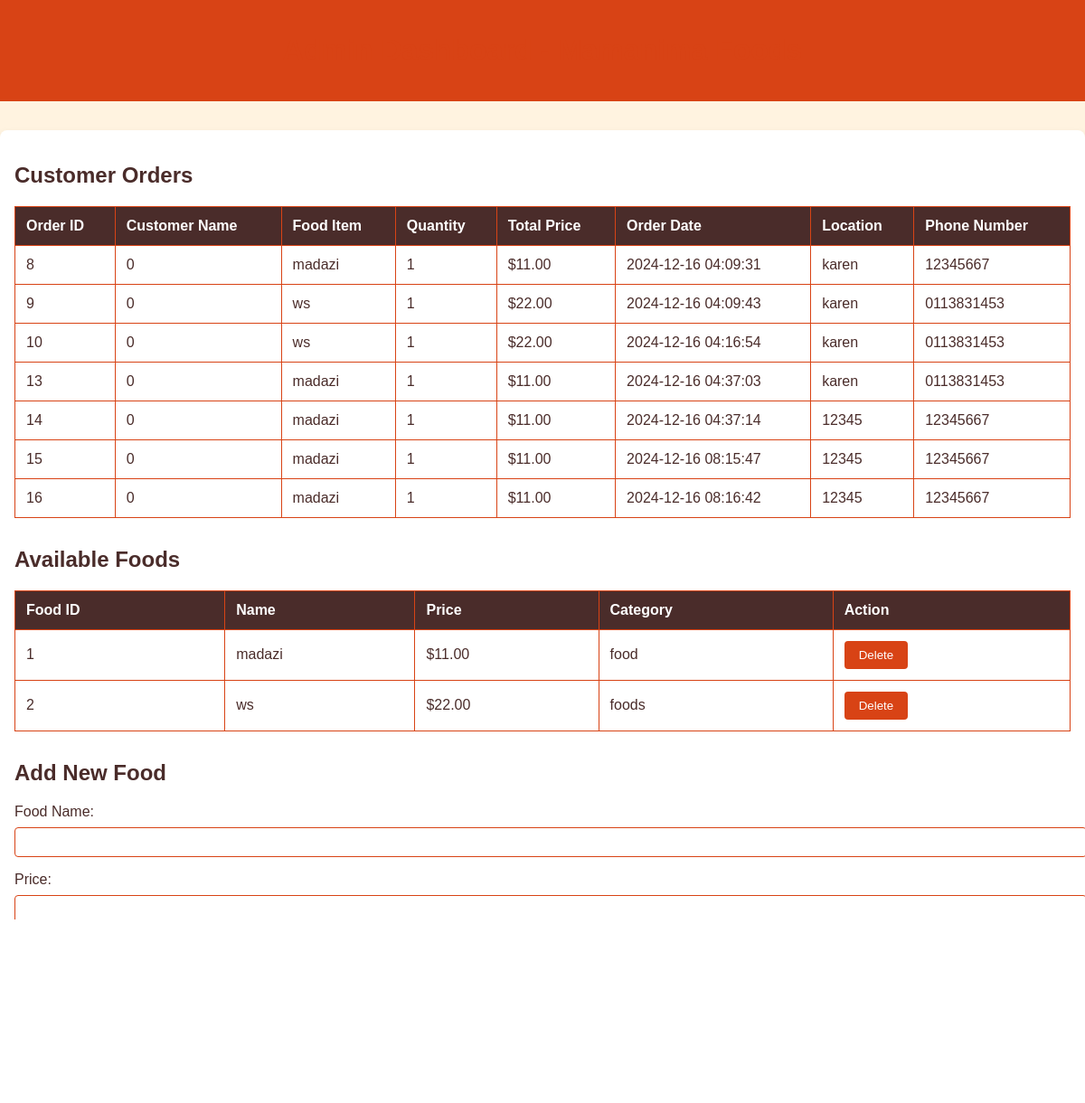
Page /adminn.php on the committed database.
### tables this page shows
CREATE TABLE `orders` (
  `order_id` int(11) NOT NULL,
  `user_id` int(11) NOT NULL,
  `food_item` varchar(255) NOT NULL,
  `quantity` int(11) NOT NULL,
  `total_price` decimal(10,2) NOT NULL,
  `customer_name` varchar(255) NOT NULL,
  `location` varchar(255) NOT NULL,
  `phone_number` varchar(15) NOT NULL,
  `order_date` timestamp NOT NULL DEFAULT current_timestamp()
);

CREATE TABLE `foods` (
  `id` int(11) NOT NULL,
  `name` varchar(255) NOT NULL,
  `price` decimal(10,2) NOT NULL,
  `category` varchar(255) DEFAULT NULL,
  `created_at` timestamp NOT NULL DEFAULT current_timestamp()
);

### adminn.php (the view, shortened to what this page needs)
<?php
include 'db_connect.php';
$sql_orders = "SELECT * FROM orders";
$result_orders = $conn->query($sql_orders);
$sql_foods = "SELECT * FROM foods";
$result_foods = $conn->query($sql_foods);
?>
<!DOCTYPE html>
<html lang="en">
<head>
</head>
<body>
    <header>
        <h1>Admin Dashboard - Mamanima Foods</h1>
    </header>
    <div class="container">
        <div class="section">
            <h2>Customer Orders</h2>
            <table>
                <thead>
                    <tr>
                        <th>Order ID</th>
                        <th>Customer Name</th>
                        <th>Food Item</th>
                        <th>Quantity</th>
                        <th>Total Price</th>
                        <th>Order Date</th>
                        <th>Location</th>
                        <th>Phone Number</th>
                    </tr>
                </thead>
                <tbody>
                    <?php
                    if ($result_orders->num_rows > 0) {
                        while ($row = $result_orders->fetch_assoc()) {
                            echo "<tr>
                                    <td>{$row['order_id']}</td>
                                    <td>{$row['customer_name']}</td>
                                    <td>{$row['food_item']}</td>
                                    <td>{$row['quantity']}</td>
                                    <td>$" . number_format($row['total_price'], 2) . "</td>
                                    <td>{$row['order_date']}</td>
                                    <td>{$row['location']}</td>
                                    <td>{$row['phone_number']}</td>
                                  </tr>";
                        }
                    } else {
                        echo "<tr><td colspan='8'>No orders yet.</td></tr>";
                    }
                    ?>
                </tbody>
            </table>
        </div>
        <div class="section">
            <h2>Available Foods</h2>
            <table>
                <thead>
                    <tr>
                        <th>Food ID</th>
                        <th>Name</th>
                        <th>Price</th>
                        <th>Category</th>
                        <th>Action</th>
                    </tr>
                </thead>
                <tbody>
                    <?php
                    if ($result_foods->num_rows > 0) {
                        while ($row = $result_foods->fetch_assoc()) {
                            echo "<tr>
                                    <td>{$row['id']}</td>
                                    <td>{$row['name']}</td>
                                    <td>$" . number_format($row['price'], 2) . "</td>
                                    <td>{$row['category']}</td>
                                    <td>
                                        <form action='delete_food.php' method='POST' style='display:inline;'>
                                            <input type='hidden' name='food_id' value='{$row['id']}'>
                                            <button type='submit'>Delete</button>
                                        </form>
                                    </td>
                                  </tr>";
                        }
                    } else {
                        echo "<tr><td colspan='6'>No foods available.</td></tr>";
                    }
                    ?>
                </tbody>
            </table>
        </div>
        <div class="section">
            <h2>Add New Food</h2>
            <form action="add_food.php" method="POST">
                <div class="form-group">
                    <label for="foodName">Food Name:</label>
                    <input type="text" id="foodName" name="foodName" required>
                </div>
                <div class="form-group">
                    <label for="foodPrice">Price:</label>
                    <input type="number" id="foodPrice" name="foodPrice" step="0.01" required>
                </div>
                <div class="form-group">
                    <label for="foodCategory">Category:</label>
                    <input type="text" id="foodCategory" name="foodCategory" required>
                </div>
                <button type="submit">Add Food</button>
            </form>
        </div>
    </div>
</body>
</html>

### adminn.php (style rules this page uses)
body { font-family: Arial, sans-serif; margin: 0; padding: 0; background-color: #fff3e0; color: #4a2c2a; }
header { background-color: #d84315; color: white; padding: 1rem; text-align: center; }
.container { max-width: 1200px; margin: 2rem auto; padding: 1rem; background-color: #ffffff; box-shadow: 0 4px 8px rgba(0, 0, 0, 0.1); border-radius: 8px; }
h1 { color: #d84315; }
.section { margin-bottom: 2rem; }
table { width: 100%; border-collapse: collapse; margin-bottom: 2rem; }
table th, table td { border: 1px solid #d84315; padding: 0.75rem; text-align: left; }
table th { background-color: #4a2c2a; color: white; }
button { background-color: #d84315; color: white; border: none; padding: 0.5rem 1rem; border-radius: 4px; cursor: pointer; }
.form-group { margin-bottom: 1rem; }
.form-group label { display: block; margin-bottom: 0.5rem; color: #4a2c2a; }
.form-group input { width: 100%; padding: 0.5rem; border: 1px solid #d84315; border-radius: 4px; }

### rows in the picture
orders: order_id "8", customer_name "0", food_item "madazi", quantity "1", total_price "11.00", order_date "2024-12-16 04:09:31", location "karen", phone_number "12345667"
orders: order_id "9", customer_name "0", food_item "ws", quantity "1", total_price "22.00", order_date "2024-12-16 04:09:43", location "karen", phone_number "0113831453"
orders: order_id "10", customer_name "0", food_item "ws", quantity "1", total_price "22.00", order_date "2024-12-16 04:16:54", location "karen", phone_number "0113831453"
orders: order_id "13", customer_name "0", food_item "madazi", quantity "1", total_price "11.00", order_date "2024-12-16 04:37:03", location "karen", phone_number "0113831453"
orders: order_id "14", customer_name "0", food_item "madazi", quantity "1", total_price "11.00", order_date "2024-12-16 04:37:14", location "12345", phone_number "12345667"
orders: order_id "15", customer_name "0", food_item "madazi", quantity "1", total_price "11.00", order_date "2024-12-16 08:15:47", location "12345", phone_number "12345667"
orders: order_id "16", customer_name "0", food_item "madazi", quantity "1", total_price "11.00", order_date "2024-12-16 08:16:42", location "12345", phone_number "12345667"
foods: id "1", name "madazi", price "11.00", category "food"
foods: id "2", name "ws", price "22.00", category "foods"
